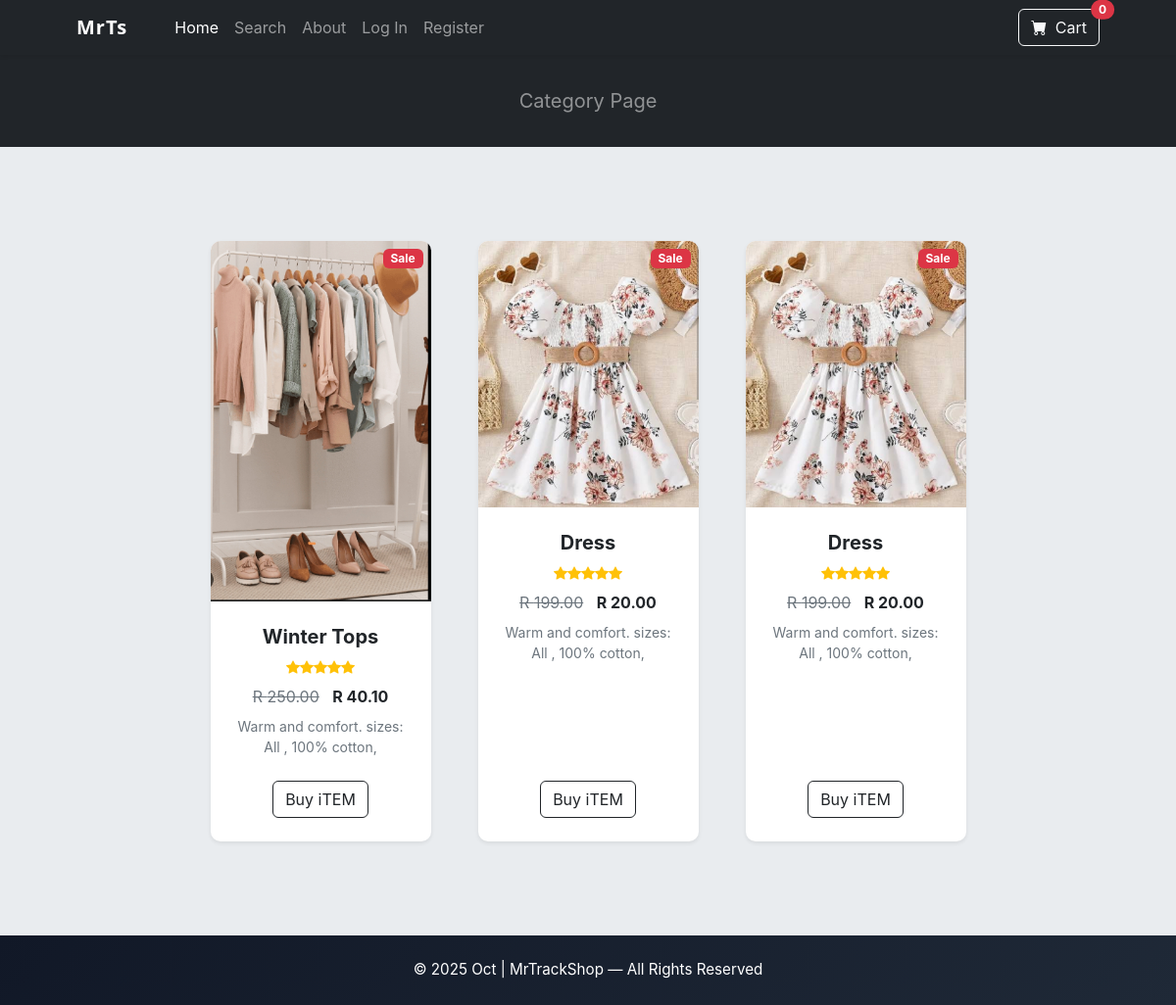
Screenshot of /category/Clothes with the database file from the repository.
### store/models.py (models this page shows, shortened)
class Product(models.Model):
    name = models.CharField(max_length=100)
    price = models.DecimalField(default=0, decimal_places=2, max_digits=7)
    category = models.ForeignKey(Category, on_delete=models.CASCADE, default=1)
    description = models.CharField(max_length=250, default='', blank=True, null=True)
    image = models.ImageField(upload_to='uploads/product/')
    is_sale = models.BooleanField(default=False)
    sale_price = models.DecimalField(default=0, decimal_places=2, max_digits=6)

### store/views.py (the view)
# urls.py: path('category/<str:foo>', views.category, name='category'),
def category(request,foo):
    foo = foo.replace('-', '')
    try:
        category = Category.objects.get(name=foo)
        products = Product.objects.filter(category=category)
        return render(request, 'category.html', {'products':products , 'category':category})
    except:
        messages.success(request, ("Something went wrong! Try again.."))
        return redirect('home')

### cart/cart.py (called while the page is built)
    def __len__(self):
        return len(self.cart)

### cart/context_processors.py (called while the page is built)
def cart(request):
    return {'cart': Cart(request)}

### store/templates/category.html (shortened to what this page needs)
{% extends 'base.html' %}
{% load static %}
{% block content %}
<header class="bg-dark py-3">
    <div class="container px-2 px-lg-3 my-3">
        <div class="text-center text-white">
            <p class="lead fw-normal font-sans text-white-50 mb-0">Category Page</p>
        </div>
    </div>
</header>
<section class="py-5">
    <div class="container px-4 px-lg-5 mt-5">
        <div class="row gx-4 gx-lg-5 row-cols-2 row-cols-md-3 row-cols-xl-4 justify-content-center">
            {% for product in products %}
            <div class="col mb-5">
                <div class="card h-100 product-card border-0 shadow-sm">
                    {% if product.is_sale %}
                    <div class="badge bg-danger text-white position-absolute" style="top: 0.5rem; right: 0.5rem">Sale</div>
                    {% endif %}
                    <img class="card-img-top product-img" src="{{ product.image.url }}" alt="{{ product.name }}" />
                    <div class="card-body p-4">
                        <div class="text-center">
                            <h5 class="fw-bolder">{{ product.name }}</h5>
                            {% if product.is_sale %}
                            <div class="d-flex justify-content-center small text-warning mb-2">
                                <div class="bi-star-fill"></div>
                                <div class="bi-star-fill"></div>
                                <div class="bi-star-fill"></div>
                                <div class="bi-star-fill"></div>
                                <div class="bi-star-fill"></div>
                            </div>
                            <p class="mb-0">
                                <strike class="text-muted">R {{ product.price }}</strike>
                                &nbsp; <strong>R {{ product.sale_price }}</strong>
                            </p>
                            {% else %}
                            <p class="mb-0 fw-semibold">R {{ product.price }}</p>
                            {% endif %}
                            <small class="text-muted d-block mt-2">{{ product.description|truncatechars:60 }}</small>
                        </div>
                    </div>
                    <div class="card-footer p-4 pt-0 border-top-0 bg-transparent">
                        <div class="text-center">
                            <a class="btn btn-outline-dark mt-auto" href="{% url 'product' product.id %}">Buy iTEM</a>
                        </div>
                    </div>
                </div>
            </div>
            {% endfor %}
        </div>
    </div>
</section>
{% endblock %}

### store/templates/base.html (style rules this page uses)
body { font-family: "Inter", system-ui, -apple-system, "Segoe UI", Roboto, sans-serif; }

### store/templates/category.html (style rules this page uses)
.product-card { transition: all 0.3s ease; border-radius: 10px; }
.product-img { transition: transform 0.4s ease; border-radius: 10px 10px 0 0; }

### rows the page displays
Product: is_sale "Sale", image (picture), name "Winter Tops", price "250.00", sale_price "40.10", description "Warm and comfort. sizes: All , 100% cotton,"
Product: is_sale "Sale", image (picture), name "Dress", price "199.00", sale_price "20.00", description "Warm and comfort. sizes: All , 100% cotton,"
Product: is_sale "Sale", image (picture), name "Dress", price "199.00", sale_price "20.00", description "Warm and comfort. sizes: All , 100% cotton,"

### other values shown
{{ cart|length }} "0"
